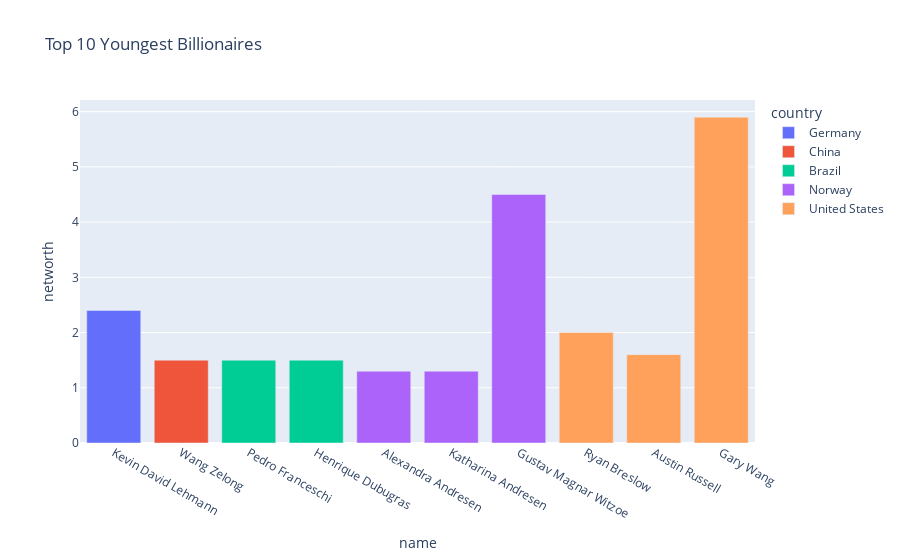

Here is the notebook cell this chart was saved with:
### Code cell
fig = px.bar(df_age1.head(10),x='name',y='networth',color='country',
                   title='Top 10 Youngest Billionaires',height=500,
                  hover_data=['name','age'])
fig.show()

### Figure 1 — Plotly figure (JSON) as saved in the notebook; plotly's stock layout.template omitted (floating-point values rounded to 4 significant figures)
{"data": [{"alignmentgroup": "True", "customdata": [[19]], "hovertemplate": "country=Germany<br>name=%{x}<br>networth=%{y}<br>age=%{customdata[0]}<extra></extra>", "legendgroup": "Germany", "marker": {"color": "#636efa", "pattern": {"shape": ""}}, "name": "Germany", "offsetgroup": "Germany", "orientation": "v", "showlegend": true, "textposition": "auto", "type": "bar", "x": ["Kevin David Lehmann "], "xaxis": "x", "y": [2.4], "yaxis": "y"}, {"alignmentgroup": "True", "customdata": [[25]], "hovertemplate": "country=China<br>name=%{x}<br>networth=%{y}<br>age=%{customdata[0]}<extra></extra>", "legendgroup": "China", "marker": {"color": "#EF553B", "pattern": {"shape": ""}}, "name": "China", "offsetgroup": "China", "orientation": "v", "showlegend": true, "textposition": "auto", "type": "bar", "x": ["Wang Zelong "], "xaxis": "x", "y": [1.5], "yaxis": "y"}, {"alignmentgroup": "True", "customdata": [[25], [26]], "hovertemplate": "country=Brazil<br>name=%{x}<br>networth=%{y}<br>age=%{customdata[0]}<extra></extra>", "legendgroup": "Brazil", "marker": {"color": "#00cc96", "pattern": {"shape": ""}}, "name": "Brazil", "offsetgroup": "Brazil", "orientation": "v", "showlegend": true, "textposition": "auto", "type": "bar", "x": ["Pedro Franceschi ", "Henrique Dubugras "], "xaxis": "x", "y": [1.5, 1.5], "yaxis": "y"}, {"alignmentgroup": "True", "customdata": [[25], [26], [28]], "hovertemplate": "country=Norway<br>name=%{x}<br>networth=%{y}<br>age=%{customdata[0]}<extra></extra>", "legendgroup": "Norway", "marker": {"color": "#ab63fa", "pattern": {"shape": ""}}, "name": "Norway", "offsetgroup": "Norway", "orientation": "v", "showlegend": true, "textposition": "auto", "type": "bar", "x": ["Alexandra Andresen ", "Katharina Andresen ", "Gustav Magnar Witzoe "], "xaxis": "x", "y": [1.3, 1.3, 4.5], "yaxis": "y"}, {"alignmentgroup": "True", "customdata": [[27], [27], [28]], "hovertemplate": "country=United States<br>name=%{x}<br>networth=%{y}<br>age=%{customdata[0]}<extra></extra>", "legendgroup": "United States", "marker": {"color": "#FFA15A", "pattern": {"shape": ""}}, "name": "United States", "offsetgroup": "United States", "orientation": "v", "showlegend": true, "textposition": "auto", "type": "bar", "x": ["Ryan Breslow ", "Austin Russell ", "Gary Wang "], "xaxis": "x", "y": [2, 1.6, 5.9], "yaxis": "y"}], "layout": {"autosize": true, "barmode": "relative", "legend": {"title": {"text": "country"}, "tracegroupgap": 0}, "title": {"text": "Top 10 Youngest Billionaires"}, "xaxis": {"anchor": "y", "autorange": true, "domain": [0, 1], "range": [-0.5, 9.5], "title": {"text": "name"}, "type": "category"}, "yaxis": {"anchor": "x", "autorange": true, "domain": [0, 1], "range": [0, 6.211], "title": {"text": "networth"}, "type": "linear"}}}
